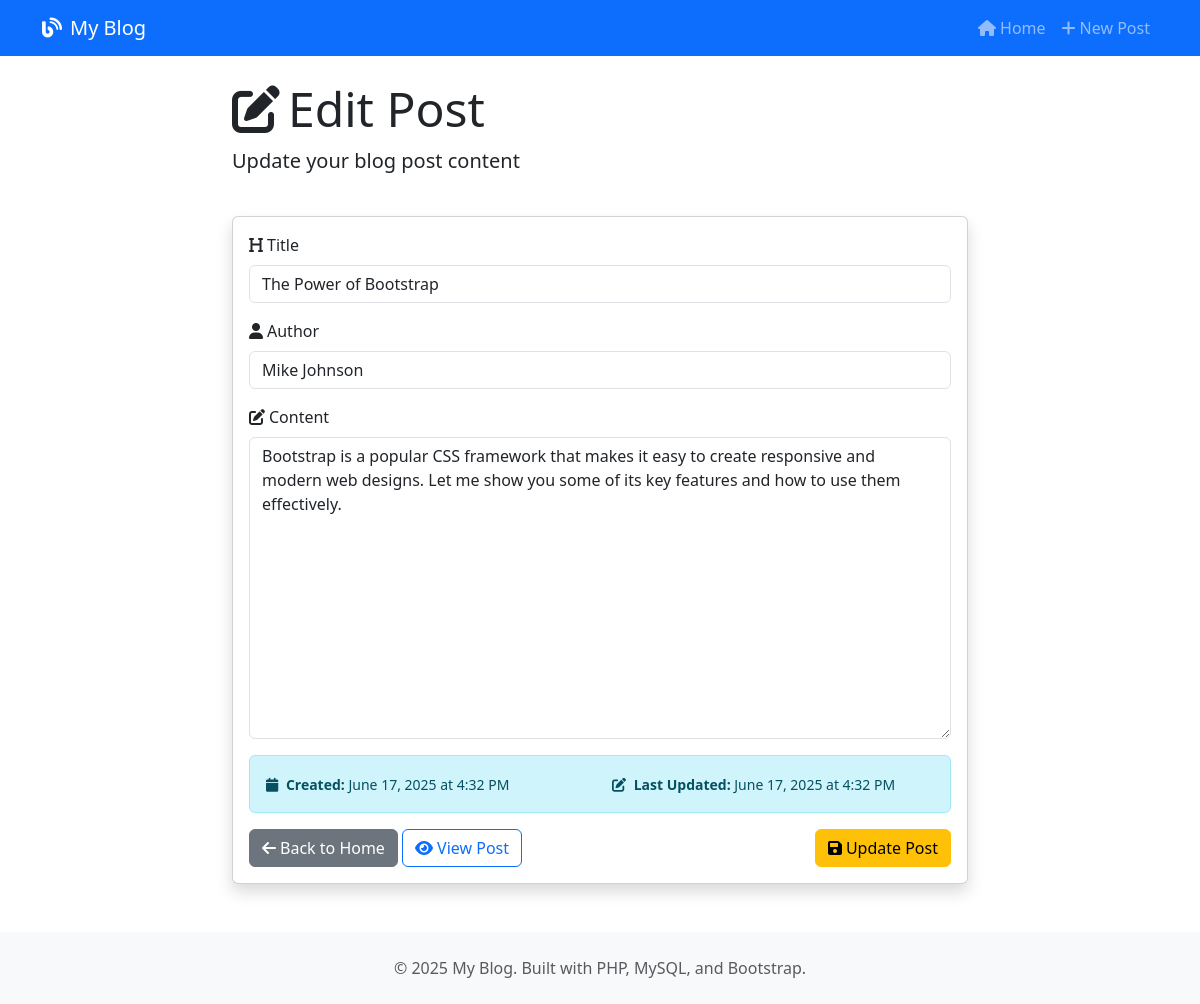
The page /edit.php?id=3 on the database its author committed.
### tables this page shows
CREATE TABLE IF NOT EXISTS posts (
    id INT AUTO_INCREMENT PRIMARY KEY,
    title VARCHAR(255) NOT NULL,
    content TEXT NOT NULL,
    author VARCHAR(100) NOT NULL,
    created_at TIMESTAMP DEFAULT CURRENT_TIMESTAMP,
    updated_at TIMESTAMP DEFAULT CURRENT_TIMESTAMP ON UPDATE CURRENT_TIMESTAMP
);

### edit.php (the view, shortened to what this page needs)
<?php
require_once 'db.php';
$id = $_GET['id'] ?? null;
try {
    $stmt = $pdo->prepare("SELECT * FROM posts WHERE id = ?");
    $stmt->execute([$id]);
    $post = $stmt->fetch();
} catch(PDOException $e) {
    die("Error fetching post: " . $e->getMessage());
}
?>
<!DOCTYPE html>
<html lang="en">
<head>
    <link href="https://cdn.jsdelivr.net/npm/bootstrap@5.3.0/dist/css/bootstrap.min.css" rel="stylesheet">
    <link rel="stylesheet" href="https://cdnjs.cloudflare.com/ajax/libs/font-awesome/6.0.0/css/all.min.css">
</head>
<body>
    <nav class="navbar navbar-expand-lg navbar-dark bg-primary">
        <div class="container">
            <a class="navbar-brand" href="index.php">
                <i class="fas fa-blog me-2"></i>My Blog
            </a>
            <div class="navbar-nav ms-auto">
                <a class="nav-link" href="index.php">
                    <i class="fas fa-home me-1"></i>Home
                </a>
                <a class="nav-link" href="create.php">
                    <i class="fas fa-plus me-1"></i>New Post
                </a>
            </div>
        </div>
    </nav>
    <div class="container mt-4">
        <div class="row justify-content-center">
            <div class="col-md-8">
                <div class="row mb-4">
                    <div class="col">
                        <h1 class="display-5">
                            <i class="fas fa-edit me-2"></i>Edit Post
                        </h1>
                        <p class="lead">Update your blog post content</p>
                    </div>
                </div>
                <div class="card shadow">
                    <div class="card-body">
                        <form method="POST" action="">
                            <div class="mb-3">
                                <label for="title" class="form-label">
                                    <i class="fas fa-heading me-1"></i>Title
                                </label>
                                <input type="text" class="form-control" id="title" name="title"
                                       value="<?php echo htmlspecialchars($post['title']); ?>"
                                       placeholder="Enter post title" required>
                            </div>
                            <div class="mb-3">
                                <label for="author" class="form-label">
                                    <i class="fas fa-user me-1"></i>Author
                                </label>
                                <input type="text" class="form-control" id="author" name="author"
                                       value="<?php echo htmlspecialchars($post['author']); ?>"
                                       placeholder="Enter your name" required>
                            </div>
                            <div class="mb-3">
                                <label for="content" class="form-label">
                                    <i class="fas fa-edit me-1"></i>Content
                                </label>
                                <textarea class="form-control" id="content" name="content" rows="12"
                                          placeholder="Write your blog post content here..." required><?php echo htmlspecialchars($post['content']); ?></textarea>
                            </div>
                            <div class="alert alert-info">
                                <div class="row">
                                    <div class="col-md-6">
                                        <small>
                                            <i class="fas fa-calendar me-1"></i>
                                            <strong>Created:</strong> <?php echo date('F j, Y \a\t g:i A', strtotime($post['created_at'])); ?>
                                        </small>
                                    </div>
                                    <div class="col-md-6">
                                        <small>
                                            <i class="fas fa-edit me-1"></i>
                                            <strong>Last Updated:</strong> <?php echo date('F j, Y \a\t g:i A', strtotime($post['updated_at'])); ?>
                                        </small>
                                    </div>
                                </div>
                            </div>
                            <div class="d-flex justify-content-between">
                                <div>
                                    <a href="index.php" class="btn btn-secondary">
                                        <i class="fas fa-arrow-left me-1"></i>Back to Home
                                    </a>
                                    <a href="view.php?id=<?php echo $post['id']; ?>" class="btn btn-outline-primary">
                                        <i class="fas fa-eye me-1"></i>View Post
                                    </a>
                                </div>
                                <button type="submit" class="btn btn-warning">
                                    <i class="fas fa-save me-1"></i>Update Post
                                </button>
                            </div>
                        </form>
                    </div>
                </div>
            </div>
        </div>
    </div>
    <footer class="bg-light mt-5 py-4">
        <div class="container text-center">
            <p class="text-muted mb-0">&copy; 2025 My Blog. Built with PHP, MySQL, and Bootstrap.</p>
        </div>
    </footer>
</body>
</html>

### rows shown on the page
posts: title "The Power of Bootstrap", author "Mike Johnson", content "Bootstrap is a popular CSS framework that makes it easy to create responsive and modern web designs. Let me show you some of its key features and how to use them effectively.", created_at "June 17, 2025 at 4:32 PM", updated_at "June 17, 2025 at 4:32 PM"
